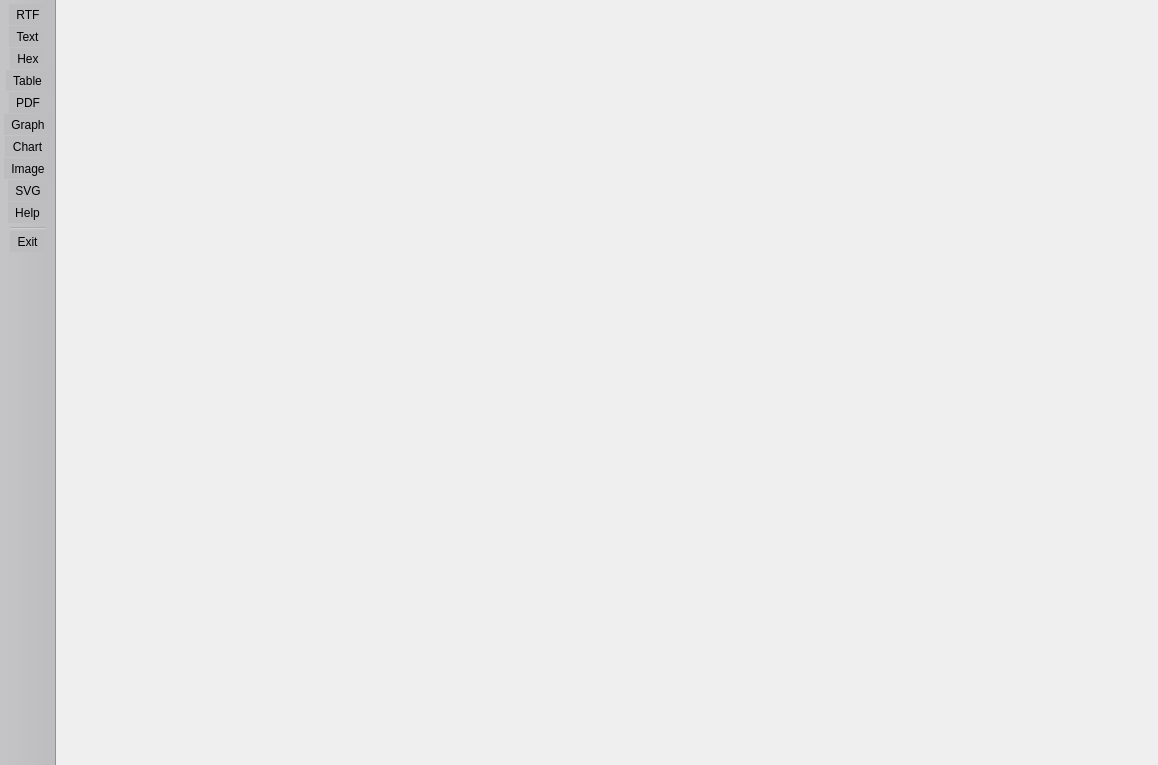
<?xml version="1.0" encoding="UTF-8"?>
<ui version="4.0">
 <class>Slate</class>
 <widget class="QMainWindow" name="Slate">
  <property name="geometry">
   <rect>
    <x>0</x>
    <y>0</y>
    <width>1158</width>
    <height>765</height>
   </rect>
  </property>
  <widget class="QWidget" name="centralwidget">
   <layout class="QVBoxLayout" name="verticalLayout">
    <property name="spacing">
     <number>0</number>
    </property>
    <property name="leftMargin">
     <number>0</number>
    </property>
    <property name="topMargin">
     <number>0</number>
    </property>
    <property name="rightMargin">
     <number>0</number>
    </property>
    <property name="bottomMargin">
     <number>0</number>
    </property>
    <item>
     <widget class="QStackedWidget" name="modeStack"/>
    </item>
   </layout>
  </widget>
  <widget class="QToolBar" name="modeToolbar">
   <property name="windowTitle">
    <string>toolBar</string>
   </property>
   <property name="styleSheet">
    <string notr="true">background-color: rgb(189, 189, 191);
</string>
   </property>
   <property name="movable">
    <bool>false</bool>
   </property>
   <property name="allowedAreas">
    <set>Qt::ToolBarArea::LeftToolBarArea</set>
   </property>
   <property name="toolButtonStyle">
    <enum>Qt::ToolButtonStyle::ToolButtonTextUnderIcon</enum>
   </property>
   <property name="floatable">
    <bool>false</bool>
   </property>
   <attribute name="toolBarArea">
    <enum>LeftToolBarArea</enum>
   </attribute>
   <attribute name="toolBarBreak">
    <bool>false</bool>
   </attribute>
   <addaction name="rtfModeAct"/>
   <addaction name="textModeAct"/>
   <addaction name="hexModeAct"/>
   <addaction name="tableModeAct"/>
   <addaction name="pdfModeAct"/>
   <addaction name="graphModeAct"/>
   <addaction name="chartModeAct"/>
   <addaction name="imageModeAct"/>
   <addaction name="svgModeAct"/>
   <addaction name="helpModeAct"/>
   <addaction name="separator"/>
   <addaction name="exitAct"/>
  </widget>
  <action name="textModeAct">
   <property name="checkable">
    <bool>true</bool>
   </property>
   <property name="icon">
    <iconset resource="../../../icons/basic/basic_icons.qrc">
     <normaloff>:/basic/tool_pencil.png</normaloff>:/basic/tool_pencil.png</iconset>
   </property>
   <property name="text">
    <string>Text</string>
   </property>
   <property name="toolTip">
    <string>Text Edit mode</string>
   </property>
  </action>
  <action name="helpModeAct">
   <property name="checkable">
    <bool>true</bool>
   </property>
   <property name="icon">
    <iconset resource="../../../icons/basic/basic_icons.qrc">
     <normaloff>:/basic/help.png</normaloff>:/basic/help.png</iconset>
   </property>
   <property name="text">
    <string>Help</string>
   </property>
   <property name="autoRepeat">
    <bool>false</bool>
   </property>
   <property name="iconVisibleInMenu">
    <bool>false</bool>
   </property>
   <property name="shortcutVisibleInContextMenu">
    <bool>false</bool>
   </property>
  </action>
  <action name="exitAct">
   <property name="icon">
    <iconset resource="../../../icons/custom/custom_icons.qrc">
     <normaloff>:/custom/exit</normaloff>:/custom/exit</iconset>
   </property>
   <property name="text">
    <string>Exit</string>
   </property>
   <property name="toolTip">
    <string>Exit application</string>
   </property>
  </action>
  <action name="hexModeAct">
   <property name="checkable">
    <bool>true</bool>
   </property>
   <property name="icon">
    <iconset resource="../../../icons/development/development_icons.qrc">
     <normaloff>:/development/control-edit.png</normaloff>:/development/control-edit.png</iconset>
   </property>
   <property name="text">
    <string>Hex</string>
   </property>
   <property name="toolTip">
    <string>Hex Edit mode</string>
   </property>
   <property name="autoRepeat">
    <bool>false</bool>
   </property>
   <property name="menuRole">
    <enum>QAction::MenuRole::NoRole</enum>
   </property>
   <property name="iconVisibleInMenu">
    <bool>false</bool>
   </property>
   <property name="shortcutVisibleInContextMenu">
    <bool>false</bool>
   </property>
  </action>
  <action name="graphModeAct">
   <property name="checkable">
    <bool>true</bool>
   </property>
   <property name="icon">
    <iconset resource="../../../icons/basic/basic_icons.qrc">
     <normaloff>:/basic/view_large_icons.png</normaloff>:/basic/view_large_icons.png</iconset>
   </property>
   <property name="text">
    <string>Graph</string>
   </property>
   <property name="toolTip">
    <string>Graph View mode</string>
   </property>
   <property name="autoRepeat">
    <bool>false</bool>
   </property>
   <property name="menuRole">
    <enum>QAction::MenuRole::NoRole</enum>
   </property>
   <property name="iconVisibleInMenu">
    <bool>false</bool>
   </property>
   <property name="shortcutVisibleInContextMenu">
    <bool>false</bool>
   </property>
  </action>
  <action name="rtfModeAct">
   <property name="checkable">
    <bool>true</bool>
   </property>
   <property name="icon">
    <iconset resource="../../../icons/word_processing/word_processing_icons.qrc">
     <normaloff>:/wp/document_template-edit.png</normaloff>:/wp/document_template-edit.png</iconset>
   </property>
   <property name="text">
    <string>RTF</string>
   </property>
   <property name="toolTip">
    <string>RTF Editor Mode</string>
   </property>
   <property name="autoRepeat">
    <bool>false</bool>
   </property>
   <property name="menuRole">
    <enum>QAction::MenuRole::NoRole</enum>
   </property>
   <property name="iconVisibleInMenu">
    <bool>false</bool>
   </property>
   <property name="shortcutVisibleInContextMenu">
    <bool>false</bool>
   </property>
  </action>
  <action name="imageModeAct">
   <property name="checkable">
    <bool>true</bool>
   </property>
   <property name="icon">
    <iconset resource="../../../icons/basic/basic_icons.qrc">
     <normaloff>:/basic/picture.png</normaloff>:/basic/picture.png</iconset>
   </property>
   <property name="text">
    <string>Image</string>
   </property>
   <property name="toolTip">
    <string>Image Viewer Mode</string>
   </property>
   <property name="autoRepeat">
    <bool>false</bool>
   </property>
   <property name="menuRole">
    <enum>QAction::MenuRole::NoRole</enum>
   </property>
   <property name="iconVisibleInMenu">
    <bool>false</bool>
   </property>
   <property name="shortcutVisibleInContextMenu">
    <bool>false</bool>
   </property>
  </action>
  <action name="pdfModeAct">
   <property name="checkable">
    <bool>true</bool>
   </property>
   <property name="icon">
    <iconset resource="../../../icons/word_processing/word_processing_icons.qrc">
     <normaloff>:/wp/import_pdf.png</normaloff>:/wp/import_pdf.png</iconset>
   </property>
   <property name="text">
    <string>PDF</string>
   </property>
   <property name="toolTip">
    <string>PDF Viewer Mode</string>
   </property>
   <property name="autoRepeat">
    <bool>false</bool>
   </property>
   <property name="menuRole">
    <enum>QAction::MenuRole::NoRole</enum>
   </property>
   <property name="iconVisibleInMenu">
    <bool>false</bool>
   </property>
   <property name="shortcutVisibleInContextMenu">
    <bool>false</bool>
   </property>
  </action>
  <action name="svgModeAct">
   <property name="checkable">
    <bool>true</bool>
   </property>
   <property name="icon">
    <iconset resource="../../../icons/development/development_icons.qrc">
     <normaloff>:/development/file_image_vector.png</normaloff>:/development/file_image_vector.png</iconset>
   </property>
   <property name="text">
    <string>SVG</string>
   </property>
   <property name="toolTip">
    <string>SVG Viewer Mode</string>
   </property>
   <property name="autoRepeat">
    <bool>false</bool>
   </property>
   <property name="menuRole">
    <enum>QAction::MenuRole::NoRole</enum>
   </property>
   <property name="iconVisibleInMenu">
    <bool>false</bool>
   </property>
   <property name="shortcutVisibleInContextMenu">
    <bool>false</bool>
   </property>
  </action>
  <action name="chartModeAct">
   <property name="checkable">
    <bool>true</bool>
   </property>
   <property name="icon">
    <iconset resource="../../../icons/word_processing/word_processing_icons.qrc">
     <normaloff>:/wp/insert_chart.png</normaloff>:/wp/insert_chart.png</iconset>
   </property>
   <property name="text">
    <string>Chart</string>
   </property>
   <property name="autoRepeat">
    <bool>false</bool>
   </property>
   <property name="menuRole">
    <enum>QAction::MenuRole::NoRole</enum>
   </property>
   <property name="iconVisibleInMenu">
    <bool>false</bool>
   </property>
   <property name="shortcutVisibleInContextMenu">
    <bool>false</bool>
   </property>
  </action>
  <action name="tableModeAct">
   <property name="checkable">
    <bool>true</bool>
   </property>
   <property name="icon">
    <iconset resource="../../../icons/word_processing/word_processing_icons.qrc">
     <normaloff>:/wp/table-edit.png</normaloff>:/wp/table-edit.png</iconset>
   </property>
   <property name="text">
    <string>Table</string>
   </property>
   <property name="autoRepeat">
    <bool>false</bool>
   </property>
   <property name="menuRole">
    <enum>QAction::MenuRole::NoRole</enum>
   </property>
   <property name="iconVisibleInMenu">
    <bool>false</bool>
   </property>
   <property name="shortcutVisibleInContextMenu">
    <bool>false</bool>
   </property>
  </action>
 </widget>
 <resources>
  <include location="../../../icons/word_processing/word_processing_icons.qrc"/>
  <include location="../../../icons/word_processing/word_processing_icons.qrc"/>
  <include location="../../../icons/basic/basic_icons.qrc"/>
  <include location="../../../icons/basic/basic_icons.qrc"/>
  <include location="../../../icons/development/development_icons.qrc"/>
  <include location="../../../icons/development/development_icons.qrc"/>
  <include location="../../../icons/custom/custom_icons.qrc"/>
  <include location="../../../icons/word_processing/word_processing_icons.qrc"/>
  <include location="../../../icons/word_processing/word_processing_icons.qrc"/>
  <include location="../../../icons/basic/basic_icons.qrc"/>
  <include location="../../../icons/basic/basic_icons.qrc"/>
  <include location="../../../icons/development/development_icons.qrc"/>
  <include location="../../../icons/development/development_icons.qrc"/>
  <include location="../../../icons/custom/custom_icons.qrc"/>
 </resources>
 <connections/>
</ui>
